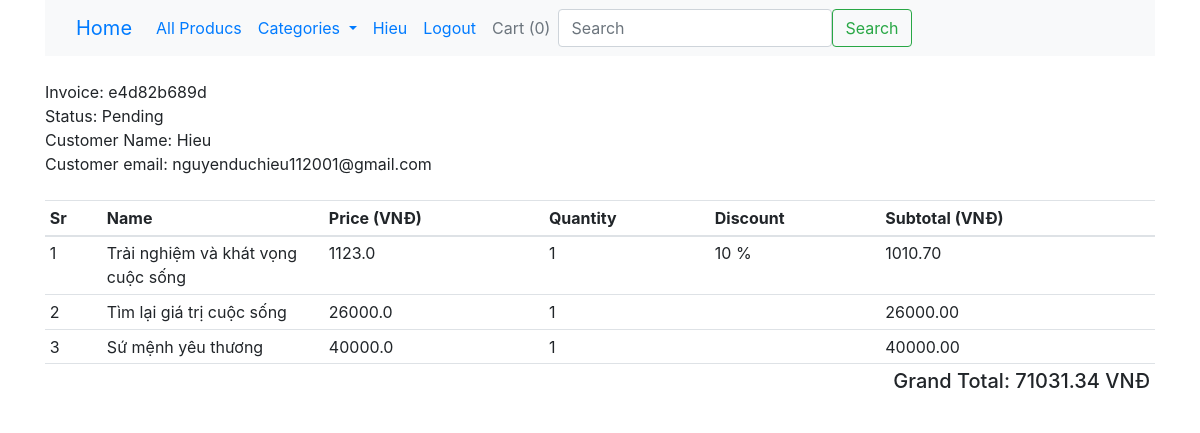
Page /orders/4b5a7f73cb (signed in) on the committed database.
### shop/customers/models.py (models this page shows, shortened)
class Customer(db.Model, UserMixin):
    id = db.Column(db.Integer, primary_key = True)
    name = db.Column(db.String(50), unique=False)
    username = db.Column(db.String(50), unique=True)
    email = db.Column(db.String(50), unique=True)
    password = db.Column(db.String(150), unique=False)
    date_created = db.Column(db.DateTime, nullable = False, default=datetime.utcnow)

class CustomerOrder(db.Model):
    id = db.Column(db.Integer, primary_key=True)
    invoice = db.Column(db.String(20), unique=True, nullable=False)
    status = db.Column(db.String(20), default='Pending', nullable=False)
    customer_id = db.Column(db.Integer, unique=False, nullable=False)
    date_created = db.Column(db.DateTime, default=datetime.utcnow, nullable=False)
    orders = db.Column(JsonEcodedDict)

### shop/customers/routes.py (the view)
@app.route('/orders/<invoice>')
@login_required
def orders(invoice):
    if current_user.is_authenticated:
        grandTotal = 0
        subTotal = 0
        customer_id = current_user.id
        customer = Customer.query.filter_by(id=customer_id).first()
        orders = CustomerOrder.query.filter_by(customer_id=customer_id).order_by(CustomerOrder.id.desc()).first()
        for _key, product in orders.orders.items():
            discount = (product['discount']/100) * float(product['price'])
            subTotal +=float(product['price']) * int(product['quantity'])
            subTotal -=discount
            tax = ("%0.2f" % (.06 * float(subTotal)))
            grandTotal = float("%0.2f" % (1.06 * float(subTotal)))
    else:
        return redirect(url_for('customerLogin'))
    return render_template('customer/order.html', invoice=invoice, tax=tax, subTotal=subTotal, grandTotal=grandTotal, customer=customer, orders=orders)

### shop/customers/models.py (called while the page is built)
@login_manager.user_loader
def user_loader(user_id):
    return Customer.query.get(user_id)

    def process_result_value(self, value, dialect):
        if value is None:
            return {}
        else:
            return json.loads(value)

### shop/templates/customer/order.html (shortened to what this page needs)
{% extends 'layout.html' %}
{% block content %}
{% include 'navbar.html' %}
<div class="container mt-4">
    <div class="row">
        <div class="col-md-12">
            Invoice: {{orders.invoice}}
            <br>
            Status: {{orders.status}}
            <br>
            Customer Name: {{customer.name}}
            <br>
            Customer email: {{customer.email}}
            <br>
            <br>
            <table class="table table-sm">
            <thead>
                <th>Sr</th>
                <th>Name</th>
                <th>Price (VNĐ)</th>
                <th>Quantity</th>
                <th>Discount</th>
                <th>Subtotal (VNĐ)</th>
            </thead>
            <tbody>
                {% for key , product in orders.orders.items() %}
                {% set discount = "%0.2f" |format((product.discount/100) * product.price|float) %}
                <tr>
                    <td>{{loop.index}}</td>
                    <td>{{product.name}}</td>
                    <form action="{{url_for('updatecart', id=key)}}" method="POST">
                    <td>{{product.price}}</td>
                    <td>{{product.quantity}}</td>
                    {% if product.discount > 0 %}
                    <td>{{product.discount}} %</td>
                    {% else %}
                    <td></td>
                    {% endif %}
                    {% set subtotal = product.quantity|int * product.price|float %}
                    <td>{{"%0.2f"|format((subtotal|float) - discount|float)}}</td>
                </form>
                </tr>
                {% endfor %}
                <tr>
                    <td></td>
                    <td style="width: 20%;"></td>
                    <td colspan="4" class="text-right"><h5>Grand Total: {{grandTotal}} VNĐ</h5></td>
                </tr>
            </tbody>
            </table>
        </div>
    </div>
</div>
{% endblock content %}

### shop/templates/navbar.html (shortened to what this page needs)
<div class="container">
    <nav class="navbar navbar-expand-lg bg-light">
        <div class="container-fluid">
          <a class="navbar-brand" href="/">Home</a>
          <div class="collapse navbar-collapse" id="navbarSupportedContent">
            <ul class="navbar-nav me-auto mb-2 mb-lg-0">
              <li class="nav-item">
                <a class="nav-link" href="/">All Producs</a>
              </li>
              <li class="nav-item dropdown">
                <a class="nav-link dropdown-toggle" href="#" id="navbarDropdown" role="button" data-toggle="dropdown" aria-expanded="false" aria-haspopup="true">
                  Categories
                </a>
              </li>
              {% if current_user.is_authenticated %}
              <liv class="nav-item">
                <a href="{{url_for('customerLogout')}}" class="nav-link">{{current_user.name}}</a>
              </liv>
              <liv class="nav-item">
                <a href="{{url_for('customerLogout')}}" class="nav-link">Logout</a>
              </liv>
              {% endif %}
              <li class="nav-item">
                <a class="nav-link disabled" href="{{url_for('getCart')}}" tabindex="-1">Cart ({{session['ShoppingCart']|length}})</a>
              </li>
            </ul>
            <form class="d-flex float-left" role="search" action="{{url_for('result')}}">
              <input class="form-control me-2" type="search" placeholder="Search" aria-label="Search" name="q">
              <button class="btn btn-outline-success" type="submit">Search</button>
            </form>
          </div>
        </div>
      </nav>
    </div>

### rows in the picture
Customer: name "Hieu", email "nguyenduchieu112001@gmail.com"
CustomerOrder: invoice "e4d82b689d", status "Pending"

### other values in the picture
{{ session['ShoppingCart']|length }} "0"
{{ product.name }} "Trải nghiệm và khát vọng cuộc sống" "Tìm lại giá trị cuộc sống" "Sứ mệnh yêu thương"
{{ product.price }} "1123.0" "26000.0" "40000.0"
{{ product.quantity }} "1" "1" "1"
{{ product.discount }} "10"
{{ "%0.2f"|format((subtotal|float) - discount|float) }} "1010.70" "26000.00" "40000.00"
{{ grandTotal }} "71031.34"
